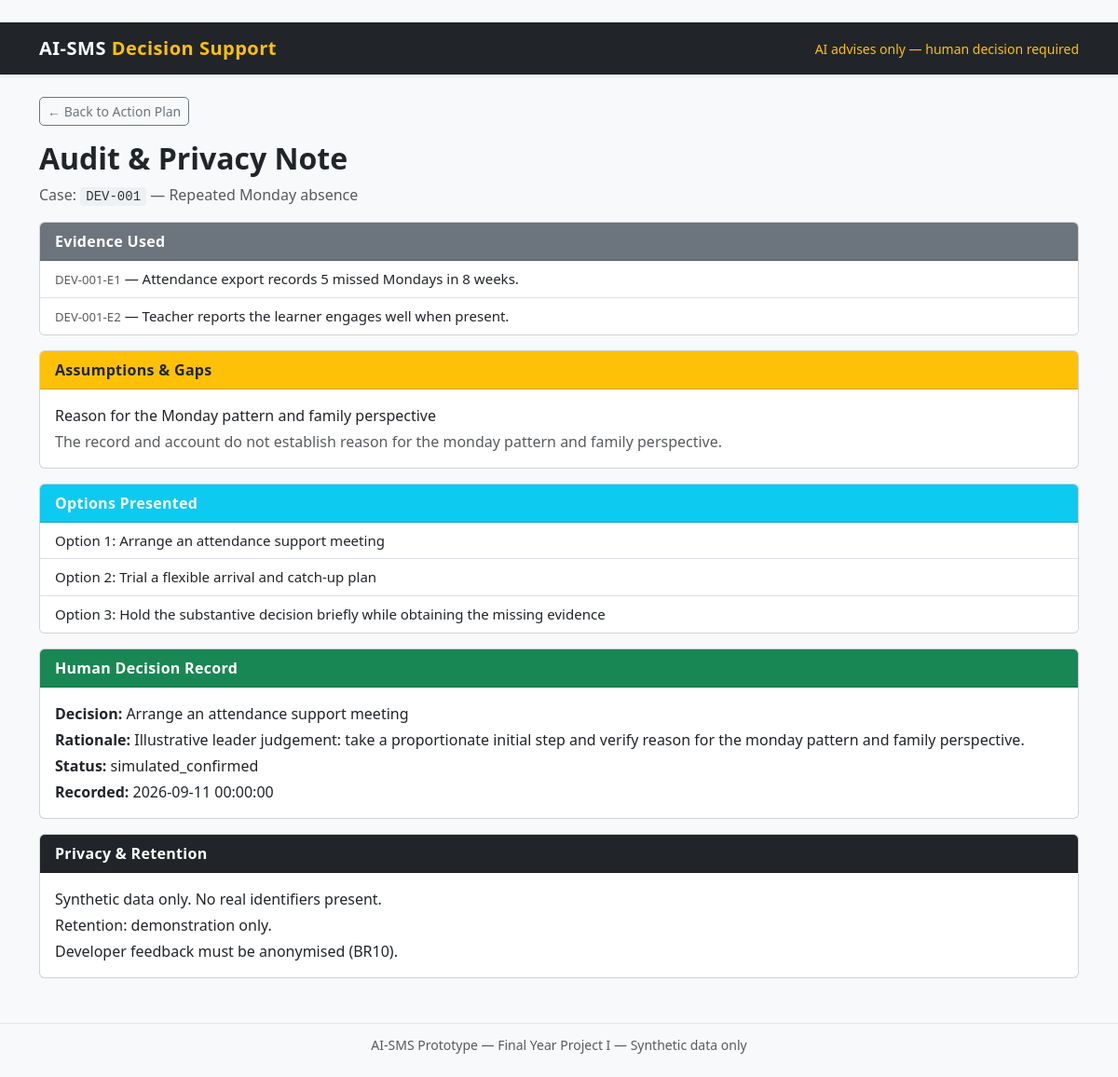
The page /case/DEV-001/audit on the database its author committed.
### tables this page shows
CREATE TABLE cases (
            case_id TEXT PRIMARY KEY,
            school_id TEXT,
            split TEXT,
            title TEXT,
            category TEXT,
            decision_question TEXT,
            intended_outcome TEXT,
            opened_date TEXT,
            decision_due_date TEXT,
            status TEXT,
            data_origin TEXT
        );

CREATE TABLE evidence (
            evidence_id TEXT PRIMARY KEY,
            case_id TEXT,
            source_label TEXT,
            source_role_id TEXT,
            recorded_date TEXT,
            evidence_type TEXT,
            verification_status TEXT,
            text TEXT,
            data_origin TEXT
        );

CREATE TABLE case_analysis (
            analysis_id TEXT PRIMARY KEY,
            case_id TEXT,
            evidence_gap TEXT,
            stakeholder_groups TEXT,
            stakeholder_priorities TEXT,
            potential_conflict TEXT,
            consultation_role_ids TEXT,
            risk_lane TEXT,
            risk_basis TEXT,
            uncertainty_note TEXT,
            review_status TEXT,
            data_origin TEXT
        );

CREATE TABLE case_options (
            option_id TEXT PRIMARY KEY,
            case_id TEXT,
            option_text TEXT,
            display_order INTEGER,
            rank TEXT,
            benefit TEXT,
            drawback TEXT,
            dependency TEXT,
            short_term_consequence TEXT,
            long_term_consequence TEXT,
            uncertainty TEXT,
            evidence_ids TEXT,
            policy_id TEXT,
            data_origin TEXT
        );

CREATE TABLE human_decisions (
            decision_id TEXT PRIMARY KEY,
            case_id TEXT,
            selected_option_id TEXT,
            human_decision_text TEXT,
            human_rationale TEXT,
            confirmation_status TEXT,
            decision_date TEXT,
            review_date TEXT,
            outcome_status TEXT,
            outcome_notes TEXT,
            data_origin TEXT
        );

### app.py (the view)
@app.route('/case/<case_id>/audit')
def audit(case_id):
    conn = get_db()
    case = conn.execute('SELECT * FROM cases WHERE case_id = ?', (case_id,)).fetchone()
    if not case:
        conn.close()
        flash('Case not found.', 'danger')
        return redirect(url_for('index'))
    evidence = conn.execute(
        'SELECT * FROM evidence WHERE case_id = ?', (case_id,)
    ).fetchall()
    analysis = conn.execute(
        'SELECT * FROM case_analysis WHERE case_id = ?', (case_id,)
    ).fetchone()
    decision = conn.execute(
        'SELECT * FROM human_decisions WHERE case_id = ? LIMIT 1', (case_id,)
    ).fetchone()
    options = conn.execute(
        'SELECT * FROM case_options WHERE case_id = ? ORDER BY display_order',
        (case_id,)
    ).fetchall()
    conn.close()
    return render_template(
        'audit.html',
        case=case,
        evidence=evidence,
        analysis=analysis,
        decision=decision,
        options=options
    )

### app.py (called while the page is built)
def get_db():
    if not os.path.exists(DATABASE):
        abort(500, description="Database not found. Run 'python init_db.py' first.")
    conn = sqlite3.connect(DATABASE)
    conn.row_factory = sqlite3.Row
    return conn

### templates/audit.html (shortened to what this page needs)
﻿{% extends 'base.html' %}
{% block content %}
<a href="{{ url_for('action_plan', case_id=case.case_id) }}"
   class="btn btn-sm btn-outline-secondary mb-3">&larr; Back to Action Plan</a>
<h2>Audit &amp; Privacy Note</h2>
<p class="text-muted">Case: <code>{{ case.case_id }}</code> &mdash; {{ case.title }}</p>
<div class="card mb-3">
  <div class="card-header bg-secondary text-white">Evidence Used</div>
  <ul class="list-group list-group-flush">
    {% for e in evidence %}
    <li class="list-group-item">
      <small class="text-muted">{{ e.evidence_id }}</small> &mdash; {{ e.text }}
    </li>
    {% endfor %}
  </ul>
</div>
<div class="card mb-3">
  <div class="card-header bg-warning text-dark">Assumptions &amp; Gaps</div>
  <div class="card-body">
    {% if analysis %}
      <p class="mb-1">{{ analysis.evidence_gap }}</p>
      <p class="mb-0 text-muted">{{ analysis.uncertainty_note }}</p>
    {% else %}
      <p class="text-muted mb-0">None recorded.</p>
    {% endif %}
  </div>
</div>
<div class="card mb-3">
  <div class="card-header bg-info text-white">Options Presented</div>
  <ul class="list-group list-group-flush">
    {% for o in options %}
    <li class="list-group-item">
      Option {{ o.display_order }}: {{ o.option_text }}
    </li>
    {% endfor %}
  </ul>
</div>
<div class="card mb-3">
  <div class="card-header bg-success text-white">Human Decision Record</div>
  <div class="card-body">
    {% if decision %}
      <p class="mb-1"><strong>Decision:</strong> {{ decision.human_decision_text }}</p>
      <p class="mb-1"><strong>Rationale:</strong> {{ decision.human_rationale }}</p>
      <p class="mb-1"><strong>Status:</strong> {{ decision.confirmation_status }}</p>
      <p class="mb-0"><strong>Recorded:</strong> {{ decision.decision_date }}</p>
    {% else %}
      <p class="text-muted mb-0">No human decision recorded.</p>
    {% endif %}
  </div>
</div>
<div class="card">
  <div class="card-header bg-dark text-white">Privacy &amp; Retention</div>
  <div class="card-body">
    <p class="mb-1">Synthetic data only. No real identifiers present.</p>
    <p class="mb-1">Retention: demonstration only.</p>
    <p class="mb-0">Developer feedback must be anonymised (BR10).</p>
  </div>
</div>
{% endblock %}

### static/css/style.css (style rules this page uses)
.card-header { font-weight: 600; letter-spacing: 0.3px; }
h2 { margin-bottom: 0.5rem; font-weight: 600; }
code { background: #eef1f4; padding: 2px 6px; border-radius: 4px; color: #333; }
.list-group-item { font-size: 0.94rem; }
.btn { border-radius: 5px; }

### rows shown on the page
cases: case_id "DEV-001", title "Repeated Monday absence"
evidence: evidence_id "DEV-001-E1", text "Attendance export records 5 missed Mondays in 8 weeks."
evidence: evidence_id "DEV-001-E2", text "Teacher reports the learner engages well when present."
case_analysis: evidence_gap "Reason for the Monday pattern and family perspective", uncertainty_note "The record and account do not establish reason for the monday pattern and family perspective."
case_options: display_order "1", option_text "Arrange an attendance support meeting"
case_options: display_order "2", option_text "Trial a flexible arrival and catch-up plan"
case_options: display_order "3", option_text "Hold the substantive decision briefly while obtaining the missing evidence"
human_decisions: human_decision_text "Arrange an attendance support meeting", human_rationale "Illustrative leader judgement: take a proportionate initial step and verify reason for the monday pattern and family perspective.", confirmation_status "simulated_confirmed", decision_date "2026-09-11 00:00:00"
